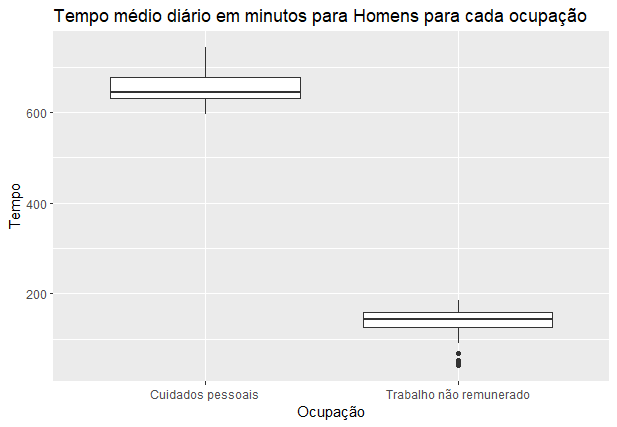

Write R code to recreate this figure.
library(ggplot2)

data <- read.csv("TIME_USE_24092022.csv", sep = ",")
data <- subset(data, País != "África do Sul")
data_men <- subset(data, Sexo == "Homens" & (Ocupação == "Cuidados pessoais" | Ocupação == "Trabalho não remunerado"))

ggplot(data_men, aes(x = Ocupação, y = Tempo)) +
  geom_boxplot() +
  ggtitle("Tempo médio diário em minutos para Homens para cada ocupação")
